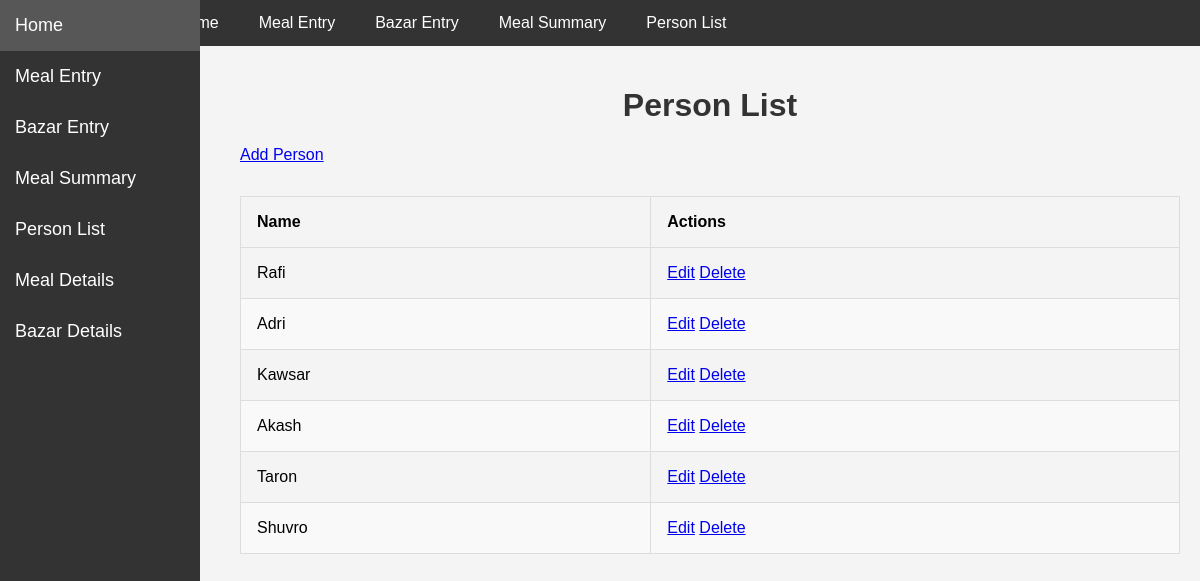
Page /meals/person-list/ on the earlier database version.
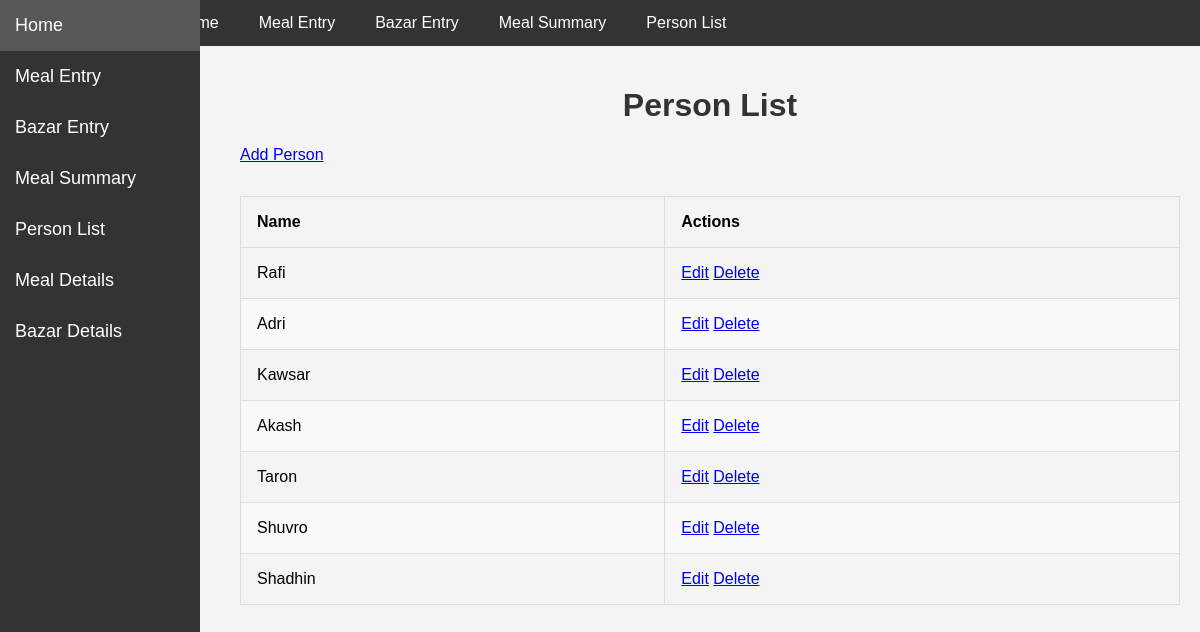
Same page on the later database version.
### meals/models.py (models this page shows, shortened)
class Person(models.Model):
    name = models.CharField(max_length=100)
    money_given = models.DecimalField(max_digits=10, decimal_places=2, default=0)

### meals/views.py (the view)
# urls.py: path('person-list/', views.person_list, name='person_list'),
def person_list(request):
    persons = Person.objects.all()
    return render(request, 'meals/person_list.html', {'persons': persons})

### meals/templates/meals/person_list.html (shortened to what this page needs)
{% extends 'meals/base.html' %}
{% block content %}
<h1>Person List</h1>
<a href="{% url 'person_create' %}" class="btn btn-primary mb-3">Add Person</a>
<table class="table">
    <thead>
        <tr>
            <th>Name</th>
            <th>Actions</th>
        </tr>
    </thead>
    <tbody>
        {% for person in persons %}
        <tr>
            <td>{{ person.name }}</td>
            <td>
                <a href="{% url 'person_edit' person.pk %}" class="btn btn-warning btn-sm">Edit</a>
                <a href="{% url 'person_delete' person.pk %}" class="btn btn-danger btn-sm">Delete</a>
            </td>
        </tr>
        {% endfor %}
    </tbody>
</table>
{% endblock %}

Differences in the rows shown:
added Person: name "Shadhin"
